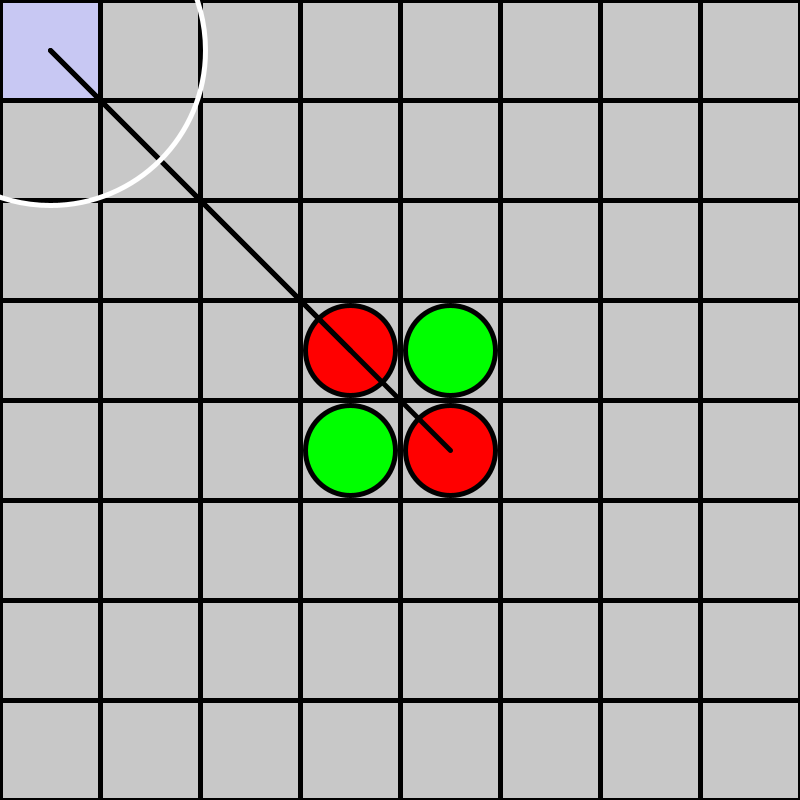
Frame 1 (no input)
Frame 60 (the mouse pressed at the canvas centre just before this capture): identical to frame 1, image omitted
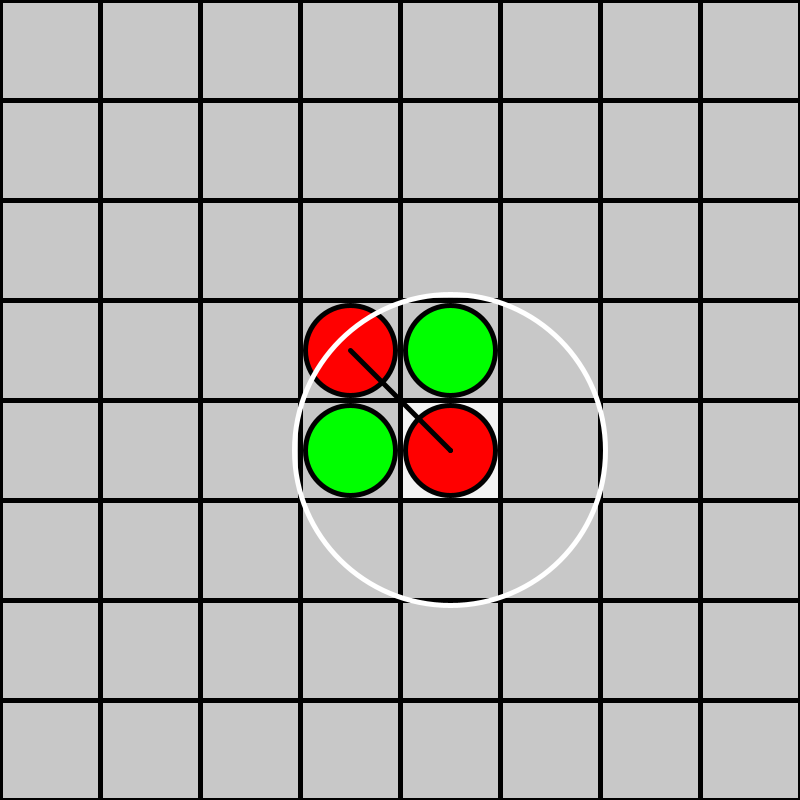
Frame 120 (the mouse held since frame 60 and released just before this capture)

The Processing sketch that drew these frames (run headless with seeded random() and noise(); from frame 60 on, the mouse is pressed at the canvas centre):

// Processing sketch: ReversiTake4
// ── ReversiTake4.pde
/*
How does Reversi work?
 Players take turns to place pieces on the board to capture the enemy's pieces
 A valid move needs to bookend enemy pieces with your pieces. At that point, all the pieces in between flip over.
 We can test for bookend moves by
 locate the square the mouse is hovering over
 draw a line segment out the centre of that square to each of your pieces
 test all the enemy pieces to see if they sit on that line segment
 
 */

ArrayList<Piece> pieces;

int squareCount = 8;
int activeCol, activeRow;
PVector centre;
float res = 100;
float diagDist = PVector.dist(new PVector(0, 0), new PVector(res, res)); // so it calculates the same
int activePlayer = 1;
boolean isValidMove = false;
boolean isBlank = false;
boolean isEnemyAdjacent = false;
boolean doesBookend = true;

void setup() {
  size(800, 800);
  pieces = new ArrayList<Piece>();
  centre = new PVector(0, 0);
  locateMouse();

  initBoard();
}

void draw() {
  background(0);
  locateMouse();
  evalMove();
  hover();
  drawBoard();
  drawPieces();
  drawOverlay();
}

boolean isOnLine(PVector piecePos, PVector candidate) {
  PVector ab = PVector.sub(centre, piecePos);
  PVector ap = PVector.sub(candidate, piecePos);
  ab.normalize();
  ab.mult(ap.dot(ab));
  PVector projPoint = PVector.add(piecePos, ab);
  float d = PVector.dist(candidate, projPoint);
  return d < 5;
}

void locateMouse() {
  activeCol = int(mouseX/res);
  activeRow = int(mouseY/res);
  centre.set((activeCol+0.5)*res, (activeRow + 0.5)*res);
}

void hover() {
  // detect where the mouse is
  if (isBlank) {
    fill(0, 0, 255, 200);
    rect(activeCol*res, activeRow*res, res, res);
  } else {
    fill(255, 200);
    rect(activeCol*res, activeRow*res, res, res);
  }
}

void evalMove() {
  isBlank = true;

  // a move is valid if the square is unoccupied
  for (Piece p : pieces) {
    if (p.doesMatch(activeCol, activeRow)) {
      isBlank = false;
      return; // no need to check further
    }
  }

  // a move is valid if it's next to an enemy piece
  for (Piece p : pieces) {
    // if an enemy
    if (p.player != activePlayer) {
      // pieces should less than sqrt(2)*res away
      float d2e = PVector.dist(centre, p.pos);
      isEnemyAdjacent = d2e <= diagDist*1.1;
    }
  }

  // checking for Bookending = points that s


  // if there are no matches, i.e. we're on a blank square, then see if
  isValidMove = isBlank && isEnemyAdjacent && doesBookend;
}

void drawPieces() {
  for (Piece p : pieces) {
    p.update();
    p.show();
  }
}

void initBoard() {
  // adds pieces to players
  pieces.add(new Piece(1, 3, 3));
  pieces.add(new Piece(1, 4, 4));
  pieces.add(new Piece(2, 3, 4));
  pieces.add(new Piece(2, 4, 3));
}

void drawBoard() {
  stroke(0);
  strokeWeight(5);
  fill(255, 200);
  for (int col = 0; col < squareCount; col ++) {
    for (int row = 0; row < squareCount; row ++) {
      rect(col*res, row*res, res, res);
    }
  }
}

void drawOverlay() {
  for (Piece p : pieces) {
    if (p.player == activePlayer) {
      line(p.pos.x, p.pos.y, centre.x, centre.y);
    }
  }
  stroke(255);
  strokeWeight(5);
  noFill();
  ellipse(centre.x, centre.y, 2*diagDist*1.1, 2*diagDist*1.1);
}



void mousePressed() {
  if (mouseButton == LEFT) {
    for (Piece p : pieces) {
      if (p.player == activePlayer) {
        if (p.doesMatch(activeCol, activeRow)) {
          p.animating = true;
        }
      }
    }

    swapPlayers();
  }
}

void swapPlayers() {
  if (activePlayer == 1) {
    activePlayer = 2;
  } else {
    activePlayer = 1;
  }
}

// ── Piece.pde
class Piece {
  /*
  Piece class contains the animation for flipping
   
   */
  int player;
  PVector pos;
  boolean animating = false;
  boolean hasFlipped = false;
  int animationFrames = 20;
  float a = 0;
  float aMax = PI;
  float s = res*0.9;
  float w = s*cos(a);
  int row, col;
  Piece(int player_, int row_, int col_) {
    player = player_;
    row = row_;
    col = col_;
    pos = new PVector((col+0.5)*res, (row+0.5)*res);
  }

  void toggle() {
    if (player == 1) {
      player = 2;
    } else {
      player = 1;
    }
  }

  void update() {
    if (animating) {
      w = s*cos(a);
      // if finished
      if (a > PI) {
        a = 0;
        animating = false;
        hasFlipped = false;
      } else if (a > PI/2 && !hasFlipped) {
        toggle();
        hasFlipped = true;
      }
      a += PI/animationFrames;
    }
  }

  boolean doesMatch(int col_, int row_) {
    if (col == col_ && row == row_) {
      println("Piece matched at (" + str(col) + ", " + str(row) + ")");
      return true;
    } else {
      return false;
    }
  }

  void show() {
    if (player == 1) {
      fill(255, 0, 0);
    } else {
      fill(0, 255, 0);
    }
    ellipse(pos.x, pos.y, w, s);
  }
}
